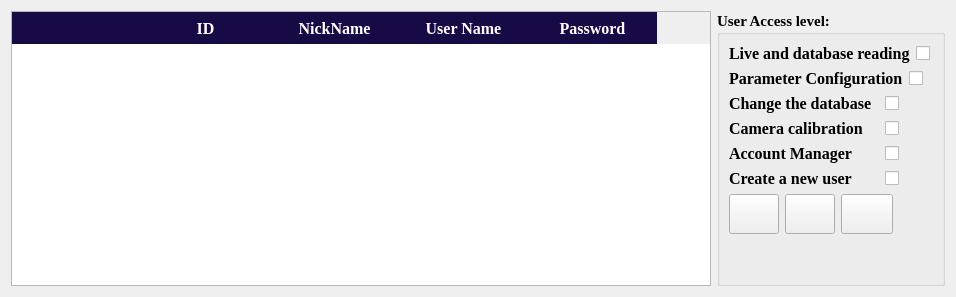
                      <widget class="QWidget" name="account_maneger_tab">
                       <attribute name="icon">
                        <iconset>
                         <normaloff>Icons/skills.png</normaloff>Icons/skills.png</iconset>
                       </attribute>
                       <attribute name="title">
                        <string/>
                       </attribute>
                       <attribute name="toolTip">
                        <string>Account Manager</string>
                       </attribute>
                       <layout class="QHBoxLayout" name="horizontalLayout_67">
                        <item>
                         <widget class="QTableWidget" name="tableWidget">
                          <property name="minimumSize">
                           <size>
                            <width>700</width>
                            <height>200</height>
                           </size>
                          </property>
                          <property name="font">
                           <font>
                            <family>Times New Roman</family>
                            <pointsize>12</pointsize>
                           </font>
                          </property>
                          <property name="toolTip">
                           <string>Accounts List</string>
                          </property>
                          <property name="autoFillBackground">
                           <bool>false</bool>
                          </property>
                          <property name="styleSheet">
                           <string notr="true">QHeaderView::section {
    background-color: #170a45;
    border: none;
    height: 32px;
	color : rgb(255,255,255)
}

QTableWidget QTableCornerButton::section {
    background-color: #170a45;
    border: 1px solid #170a45;
}

QTableWidget {
    gridline-color: #170a45;
    font-size: 12pt;
}

</string>
                          </property>
                          <property name="autoScrollMargin">
                           <number>20</number>
                          </property>
                          <attribute name="horizontalHeaderDefaultSectionSize">
                           <number>129</number>
                          </attribute>
                          <attribute name="horizontalHeaderMinimumSectionSize">
                           <number>50</number>
                          </attribute>
                          <column>
                           <property name="text">
                            <string/>
                           </property>
                           <property name="font">
                            <font>
                             <family>Times New Roman</family>
                             <pointsize>11</pointsize>
                             <weight>75</weight>
                             <bold>true</bold>
                            </font>
                           </property>
                          </column>
                          <column>
                           <property name="text">
                            <string>ID</string>
                           </property>
                           <property name="font">
                            <font>
                             <family>Times New Roman</family>
                             <pointsize>12</pointsize>
                             <weight>75</weight>
                             <bold>true</bold>
                            </font>
                           </property>
                          </column>
                          <column>
                           <property name="text">
                            <string>NickName</string>
                           </property>
                           <property name="font">
                            <font>
                             <family>Times New Roman</family>
                             <pointsize>12</pointsize>
                             <weight>75</weight>
                             <bold>true</bold>
                            </font>
                           </property>
                          </column>
                          <column>
                           <property name="text">
                            <string>User Name</string>
                           </property>
                           <property name="font">
                            <font>
                             <family>Times New Roman</family>
                             <pointsize>12</pointsize>
                             <weight>75</weight>
                             <bold>true</bold>
                            </font>
                           </property>
                          </column>
                          <column>
                           <property name="text">
                            <string>Password</string>
                           </property>
                           <property name="font">
                            <font>
                             <family>Times New Roman</family>
                             <pointsize>12</pointsize>
                             <weight>75</weight>
                             <bold>true</bold>
                            </font>
                           </property>
                          </column>
                         </widget>
                        </item>
                        <item>
                         <widget class="QGroupBox" name="access_level_group">
                          <property name="font">
                           <font>
                            <family>Times New Roman</family>
                            <pointsize>11</pointsize>
                            <weight>75</weight>
                            <bold>true</bold>
                           </font>
                          </property>
                          <property name="toolTip">
                           <string>Select the access level</string>
                          </property>
                          <property name="styleSheet">
                           <string notr="true"/>
                          </property>
                          <property name="locale">
                           <locale language="English" country="UnitedStates"/>
                          </property>
                          <property name="title">
                           <string>User Access level:</string>
                          </property>
                          <property name="flat">
                           <bool>false</bool>
                          </property>
                          <property name="checkable">
                           <bool>false</bool>
                          </property>
                          <layout class="QVBoxLayout" name="verticalLayout_32">
                           <item>
                            <layout class="QVBoxLayout" name="verticalLayout_33">
                             <item>
                              <layout class="QHBoxLayout" name="horizontalLayout_62">
                               <item>
                                <widget class="QLabel" name="live_data_read_check">
                                 <property name="minimumSize">
                                  <size>
                                   <width>150</width>
                                   <height>0</height>
                                  </size>
                                 </property>
                                 <property name="font">
                                  <font>
                                   <family>Times New Roman</family>
                                   <pointsize>12</pointsize>
                                  </font>
                                 </property>
                                 <property name="styleSheet">
                                  <string notr="true"/>
                                 </property>
                                 <property name="text">
                                  <string>Live and database reading</string>
                                 </property>
                                </widget>
                               </item>
                               <item>
                                <widget class="QCheckBox" name="live_data_checkbox">
                                 <property name="text">
                                  <string/>
                                 </property>
                                </widget>
                               </item>
                              </layout>
                             </item>
                             <item>
                              <layout class="QHBoxLayout" name="horizontalLayout_63">
                               <item>
                                <widget class="QLabel" name="param_config_check">
                                 <property name="minimumSize">
                                  <size>
                                   <width>150</width>
                                   <height>0</height>
                                  </size>
                                 </property>
                                 <property name="font">
                                  <font>
                                   <family>Times New Roman</family>
                                   <pointsize>12</pointsize>
                                  </font>
                                 </property>
                                 <property name="styleSheet">
                                  <string notr="true"/>
                                 </property>
                                 <property name="text">
                                  <string>Parameter Configuration</string>
                                 </property>
                                </widget>
                               </item>
                               <item>
                                <widget class="QCheckBox" name="param_config_checkbox">
                                 <property name="text">
                                  <string/>
                                 </property>
                                </widget>
                               </item>
                              </layout>
                             </item>
                             <item>
                              <layout class="QHBoxLayout" name="horizontalLayout_64">
                               <item>
                                <widget class="QLabel" name="change_data_check">
                                 <property name="minimumSize">
                                  <size>
                                   <width>150</width>
                                   <height>0</height>
                                  </size>
                                 </property>
                                 <property name="font">
                                  <font>
                                   <family>Times New Roman</family>
                                   <pointsize>12</pointsize>
                                  </font>
                                 </property>
                                 <property name="styleSheet">
                                  <string notr="true"/>
                                 </property>
                                 <property name="text">
                                  <string>Change the database</string>
                                 </property>
                                </widget>
                               </item>
                               <item>
                                <widget class="QCheckBox" name="change_data_checkbox">
                                 <property name="text">
                                  <string/>
                                 </property>
                                </widget>
                               </item>
                              </layout>
                             </item>
                             <item>
                              <layout class="QHBoxLayout" name="horizontalLayout_65">
                               <item>
                                <widget class="QLabel" name="camera_calib_check">
                                 <property name="minimumSize">
                                  <size>
                                   <width>150</width>
                                   <height>0</height>
                                  </size>
                                 </property>
                                 <property name="font">
                                  <font>
                                   <family>Times New Roman</family>
                                   <pointsize>12</pointsize>
                                  </font>
                                 </property>
                                 <property name="styleSheet">
                                  <string notr="true"/>
                                 </property>
                                 <property name="text">
                                  <string>Camera calibration</string>
                                 </property>
                                </widget>
                               </item>
                               <item>
                                <widget class="QCheckBox" name="camera_calib_checkbox">
                                 <property name="text">
                                  <string/>
                                 </property>
                                </widget>
                               </item>
                              </layout>
                             </item>
                             <item>
                              <layout class="QHBoxLayout" name="horizontalLayout_68">
                               <item>
                                <widget class="QLabel" name="label_33">
                                 <property name="minimumSize">
                                  <size>
                                   <width>150</width>
                                   <height>0</height>
                                  </size>
                                 </property>
                                 <property name="font">
                                  <font>
                                   <family>Times New Roman</family>
                                   <pointsize>12</pointsize>
                                  </font>
                                 </property>
                                 <property name="text">
                                  <string>Account Manager</string>
                                 </property>
                                </widget>
                               </item>
                               <item>
                                <widget class="QCheckBox" name="checkBox">
                                 <property name="font">
                                  <font>
                                   <family>Times New Roman</family>
                                   <pointsize>12</pointsize>
                                  </font>
                                 </property>
                                 <property name="text">
                                  <string/>
                                 </property>
                                </widget>
                               </item>
                              </layout>
                             </item>
                             <item>
                              <layout class="QHBoxLayout" name="horizontalLayout_66">
                               <item>
                                <widget class="QLabel" name="creat_new_user_check">
                                 <property name="minimumSize">
                                  <size>
                                   <width>150</width>
                                   <height>0</height>
                                  </size>
                                 </property>
                                 <property name="font">
                                  <font>
                                   <family>Times New Roman</family>
                                   <pointsize>12</pointsize>
                                  </font>
                                 </property>
                                 <property name="styleSheet">
                                  <string notr="true"/>
                                 </property>
                                 <property name="text">
                                  <string>Create a new user</string>
                                 </property>
                                </widget>
                               </item>
                               <item>
                                <widget class="QCheckBox" name="new_user_checkbox">
                                 <property name="text">
                                  <string/>
                                 </property>
                                </widget>
                               </item>
                              </layout>
                             </item>
                            </layout>
                           </item>
                           <item>
                            <layout class="QHBoxLayout" name="horizontalLayout_61">
                             <item>
                              <widget class="QPushButton" name="edit_btn_account">
                               <property name="minimumSize">
                                <size>
                                 <width>50</width>
                                 <height>40</height>
                                </size>
                               </property>
                               <property name="maximumSize">
                                <size>
                                 <width>60</width>
                                 <height>16777215</height>
                                </size>
                               </property>
                               <property name="font">
                                <font>
                                 <family>Times New Roman</family>
                                 <pointsize>10</pointsize>
                                </font>
                               </property>
                               <property name="toolTip">
                                <string>Modify account</string>
                               </property>
                               <property name="text">
                                <string/>
                               </property>
                               <property name="icon">
                                <iconset>
                                 <normaloff>Icons/edit.png</normaloff>Icons/edit.png</iconset>
                               </property>
                               <property name="iconSize">
                                <size>
                                 <width>30</width>
                                 <height>30</height>
                                </size>
                               </property>
                              </widget>
                             </item>
                             <item>
                              <widget class="QPushButton" name="del_btn_account">
                               <property name="minimumSize">
                                <size>
                                 <width>50</width>
                                 <height>40</height>
                                </size>
                               </property>
                               <property name="maximumSize">
                                <size>
                                 <width>60</width>
                                 <height>16777215</height>
                                </size>
                               </property>
                               <property name="font">
                                <font>
                                 <family>Times New Roman</family>
                                 <pointsize>10</pointsize>
                                </font>
                               </property>
                               <property name="toolTip">
                                <string>Delete account</string>
                               </property>
                               <property name="text">
                                <string/>
                               </property>
                               <property name="icon">
                                <iconset>
                                 <normaloff>Icons/delete.png</normaloff>Icons/delete.png</iconset>
                               </property>
                               <property name="iconSize">
                                <size>
                                 <width>30</width>
                                 <height>30</height>
                                </size>
                               </property>
                              </widget>
                             </item>
                             <item>
                              <widget class="QPushButton" name="add_btn_account">
                               <property name="minimumSize">
                                <size>
                                 <width>50</width>
                                 <height>40</height>
                                </size>
                               </property>
                               <property name="maximumSize">
                                <size>
                                 <width>60</width>
                                 <height>16777215</height>
                                </size>
                               </property>
                               <property name="font">
                                <font>
                                 <family>Times New Roman</family>
                                 <pointsize>11</pointsize>
                                </font>
                               </property>
                               <property name="toolTip">
                                <string>&lt;html&gt;&lt;head/&gt;&lt;body&gt;&lt;p&gt;Add New Account&lt;/p&gt;&lt;/body&gt;&lt;/html&gt;</string>
                               </property>
                               <property name="text">
                                <string/>
                               </property>
                               <property name="icon">
                                <iconset>
                                 <normaloff>Icons/add-contact.png</normaloff>Icons/add-contact.png</iconset>
                               </property>
                               <property name="iconSize">
                                <size>
                                 <width>30</width>
                                 <height>30</height>
                                </size>
                               </property>
                              </widget>
                             </item>
                             <item>
                              <spacer name="horizontalSpacer_6">
                               <property name="orientation">
                                <enum>Qt::Horizontal</enum>
                               </property>
                               <property name="sizeHint" stdset="0">
                                <size>
                                 <width>40</width>
                                 <height>20</height>
                                </size>
                               </property>
                              </spacer>
                             </item>
                            </layout>
                           </item>
                           <item>
                            <spacer name="verticalSpacer_5">
                             <property name="orientation">
                              <enum>Qt::Vertical</enum>
                             </property>
                             <property name="sizeHint" stdset="0">
                              <size>
                               <width>20</width>
                               <height>40</height>
                              </size>
                             </property>
                            </spacer>
                           </item>
                          </layout>
                         </widget>
                        </item>
                       </layout>
                      </widget>
